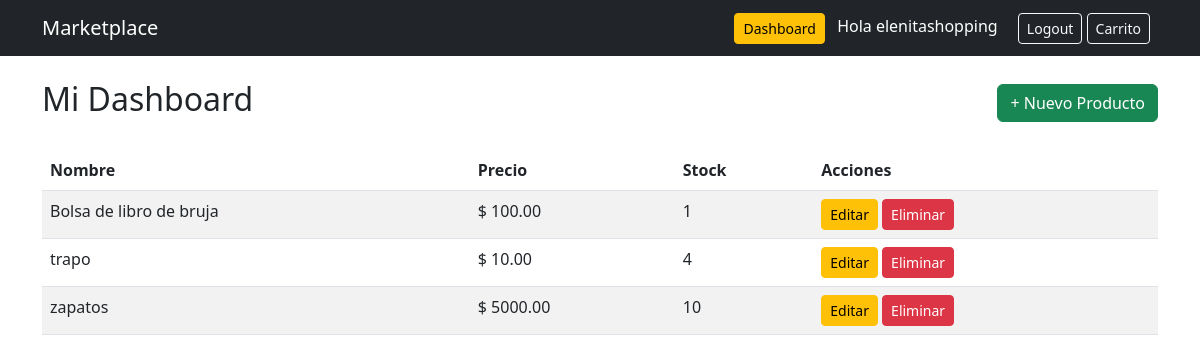
The page /dashboard/ (signed in) on the database its author committed.
### store/models.py (models this page shows, shortened)
class User(AbstractUser):
    id = models.UUIDField(primary_key=True, default=uuid.uuid4, editable=False)
    is_seller = models.BooleanField(default=False)

class Product(models.Model):
    id = models.UUIDField(primary_key=True, default=uuid.uuid4, editable=False)
    name = models.CharField(max_length=150)
    description = models.TextField()
    price = models.DecimalField(max_digits=10, decimal_places=2)
    stock = models.PositiveIntegerField(default=0)
    owner = models.ForeignKey(
        User,
        on_delete=models.CASCADE,
        related_name='products'
    )  # 1:N
    categories = models.ManyToManyField(
        Category,
        related_name='products'
    )  # N:M
    created_at = models.DateTimeField(auto_now_add=True)

### store/views.py (the view)
# urls.py: path('dashboard/', views.dashboard, name='dashboard'),
@login_required
def dashboard(request):
    if not request.user.is_seller:
        return HttpResponseForbidden("No tienes permisos")
    products = Product.objects.filter(owner=request.user)
    return render(request, 'store/dashboard.html', {
        'products': products
    })

### store/templates/store/dashboard.html
{% extends 'store/base.html' %}
{% block content %}
<div class="d-flex justify-content-between align-items-center mb-4">
    <h2>Mi Dashboard</h2>
    <a href="{% url 'product_create' %}" class="btn btn-success">+ Nuevo Producto</a>
</div>
<table class="table table-striped">
    <thead>
        <tr>
            <th>Nombre</th>
            <th>Precio</th>
            <th>Stock</th>
            <th>Acciones</th>
        </tr>
    </thead>
    <tbody>
    {% for product in products %}
        <tr>
            <td>{{ product.name }}</td>
            <td>$ {{ product.price }}</td>
            <td>{{ product.stock }}</td>
            <td>
                <a href="{% url 'product_update' product.id %}" class="btn btn-warning btn-sm">Editar</a>
                <a href="{% url 'product_delete' product.id %}" class="btn btn-danger btn-sm">Eliminar</a>
            </td>
        </tr>
    {% endfor %}
    </tbody>
</table>
{% endblock %}

### store/templates/store/base.html (shortened to what this page needs)
<!DOCTYPE html>
<html lang="es">
<head>
    <link href="https://cdn.jsdelivr.net/npm/bootstrap@5.3.0/dist/css/bootstrap.min.css" rel="stylesheet">
</head>
<body>
<nav class="navbar navbar-expand-lg navbar-dark bg-dark">
  <div class="container">
    <a class="navbar-brand" href="/">Marketplace</a>
    <div>
      {% if user.is_authenticated and user.is_seller %}
          <a href="{% url 'dashboard' %}" class="btn btn-warning btn-sm me-2">Dashboard</a>
      {% endif %}
      {% if user.is_authenticated %}
        <span class="text-white me-3">Hola {{ user.username }}</span>
        <a href="{% url 'logout' %}" class="btn btn-outline-light btn-sm">Logout</a>
      {% else %}
        <a href="{% url 'login' %}" class="btn btn-outline-light btn-sm me-2">Login</a>
        <a href="{% url 'register' %}" class="btn btn-primary btn-sm">Registro</a>
      {% endif %}
      <a href="{% url 'cart_detail' %}"
         class="btn btn-outline-light btn-sm me-2">
         Carrito
      </a>
    </div>
  </div>
</nav>
<div class="container mt-4">
    {% block content %}{% endblock %}
</div>
</body>
</html>

### rows shown on the page
User: username "elenitashopping"
Product: name "Bolsa de libro de bruja", price "100.00", stock "1"
Product: name "trapo", price "10.00", stock "4"
Product: name "zapatos", price "5000.00", stock "10"
